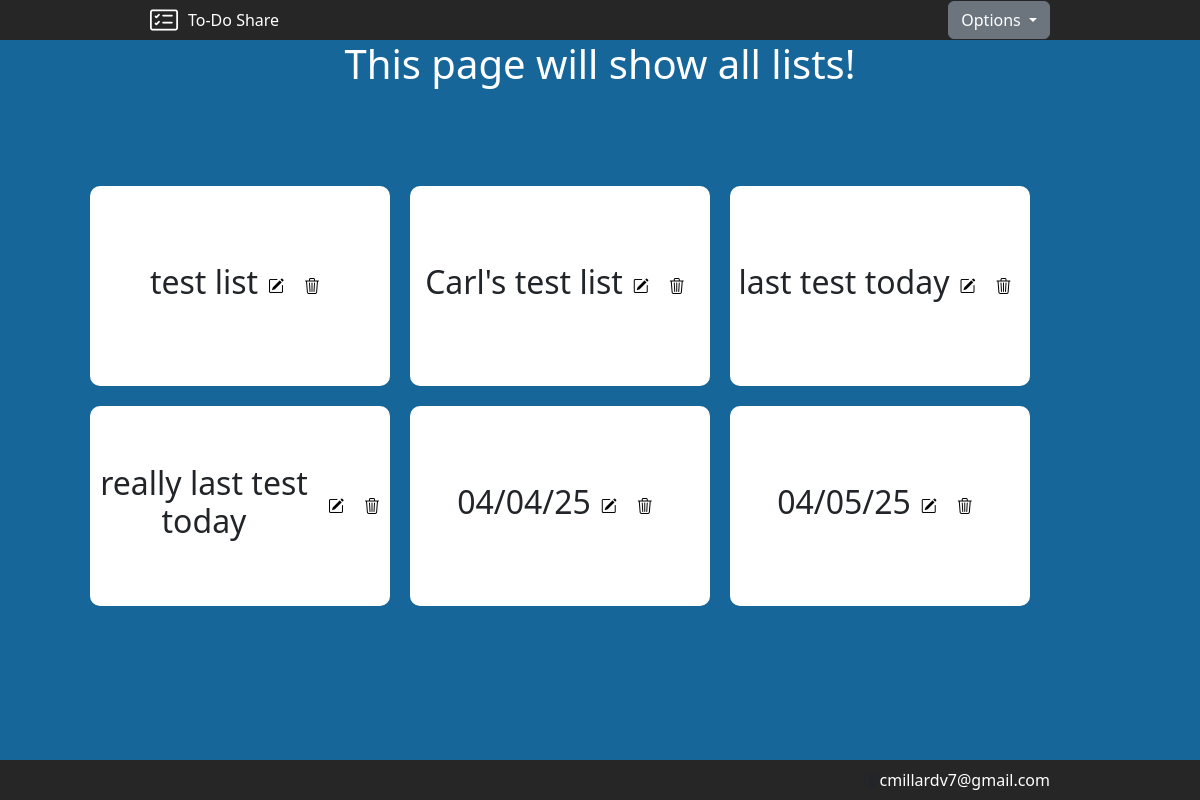
Page /all (signed in) on the earlier database version.
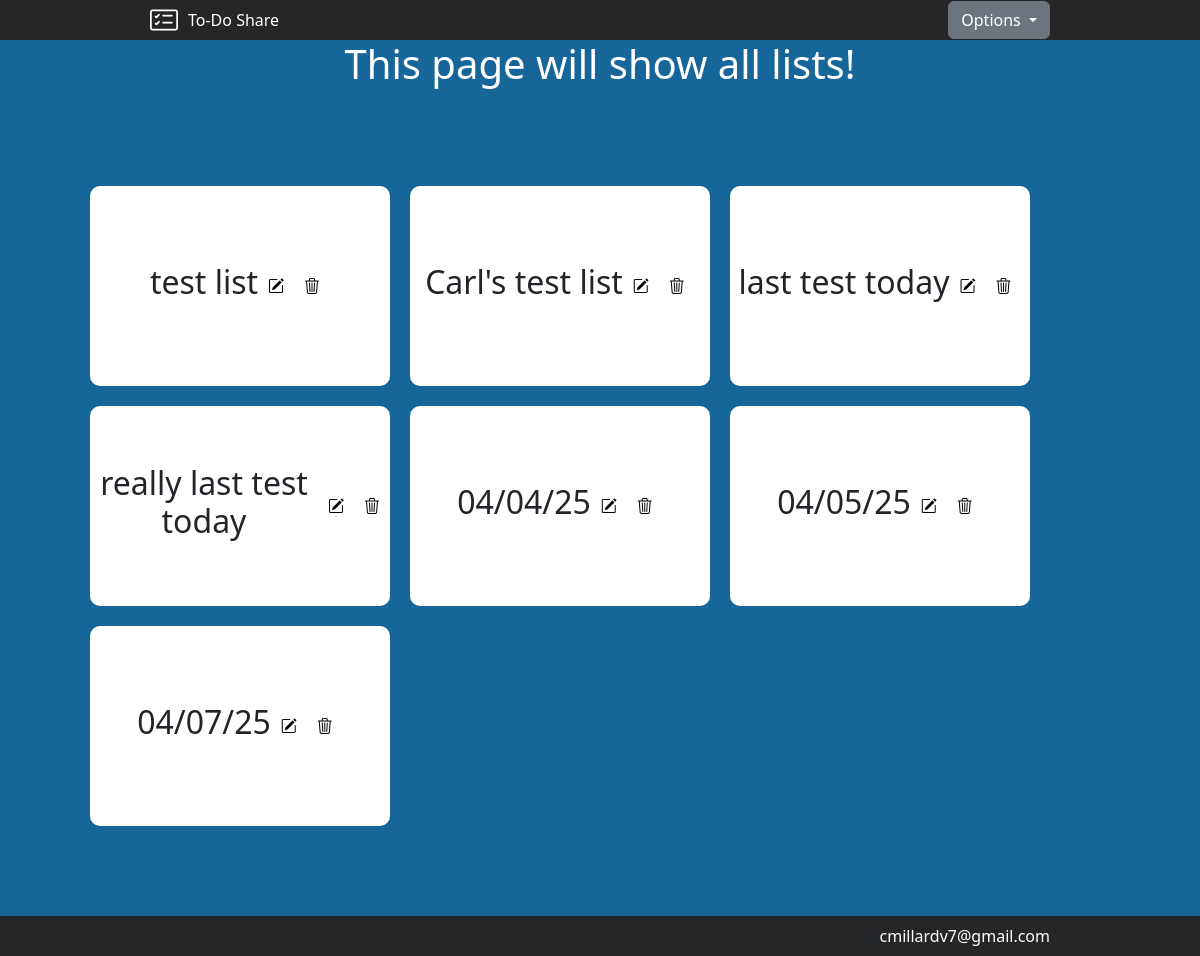
Same page on the later database version.
### main.py (models this page shows)
class ListName(db.Model):
    __tablename__ = "list_names"
    id: Mapped[int] = mapped_column(Integer, primary_key=True)
    list_name: Mapped[str] = mapped_column(String(250), nullable=False)
    list_users: Mapped[List['Users']] = relationship(secondary=relationships_table, back_populates="list_names")
    list_items: Mapped[List['ToDoItem']] = relationship()
    list_url_id: Mapped[str] = mapped_column(String(), nullable=False, unique=True)

class Users(db.Model, UserMixin):
    __tablename__ = "users"
    id: Mapped[int] = mapped_column(Integer, primary_key=True)
    email: Mapped[str] = mapped_column(String(250), nullable=False, unique=True)
    password: Mapped[str] = mapped_column(String(250), nullable=False)
    list_names: Mapped[List['ListName']] = relationship(secondary=relationships_table, back_populates="list_users")

### main.py (the view)
@app.route("/all")
def all_lists():
    session['list_items'] = []
    return render_template("lists.html", current_user=current_user)

### main.py (called while the page is built)
@login_manager.user_loader
def load_user(user_id):
    return db.get_or_404(Users, user_id)

### templates/lists.html
{% include 'header.html' %}
<main id="all-lists-main">
        <h1 id="all-lists-headline">This page will show all lists!</h1>
        <div id="list-card-holder">
                {% for list in current_user.list_names %}
                <div class="list-card">
                        <h2>{{ list.list_name }}</h2>
                        <a href="{{ url_for('edit_list', list_url_id=list.list_url_id) }}"><i class="bi bi-pencil-square"></i></a>
                        <a href=""><i class="bi bi-trash3"></i></a>
                </div>
                {% endfor %}
        </div>
</main>
{% include 'footer.html' %}

### templates/header.html (shortened to what this page needs)
<!DOCTYPE html>
<html lang="en">
<head>
    {{ bootstrap.load_css() }}
    <link rel="stylesheet" href="https://cdn.jsdelivr.net/npm/bootstrap-icons@1.11.3/font/bootstrap-icons.min.css">
    <link rel="stylesheet" href="{{ url_for('static', filename='css/styles.css') }}">
</head>
<body>
    <header id="top-bar" >
        <div id="top-bar-title">
            <i class="bi bi-card-checklist"></i><span>To-Do Share</span>
        </div>
        {% if not current_user.is_authenticated %}
        <div class="dropdown">
          <button class="btn btn-secondary dropdown-toggle" type="button" data-bs-toggle="dropdown" aria-expanded="false">
            Options
          </button>
          <ul class="dropdown-menu">
              <li><a class="dropdown-item" href='{{ url_for("log_in") }}'>Log in</a></li>
              <li><a class="dropdown-item" href='{{ url_for("sign_up") }}'>Sign up</a></li>
          </ul>
        </div>
        {% else %}
        <div class="dropdown">
          <button class="btn btn-secondary dropdown-toggle" type="button" data-bs-toggle="dropdown" aria-expanded="false">
            Options
          </button>
        </div>
        {% endif %}
    </header>

### templates/footer.html (shortened to what this page needs)
        <footer>
            <div id="footer-bar">
                {% if current_user.is_authenticated %}
                <i class="bi bi-person-circle"></i>
                <span id="top-bar-email">{{ current_user.email }}</span>
                {% endif %}
            </div>
        </footer>
    </body>
</html>

### static/css/styles.css (style rules this page uses)
a { white-space: nowrap; }
#all-lists-headline { color: white; text-align: center; }
#all-lists-main { display: block; }
#footer-bar { align-items: center; background-color: #272627; display: flex; justify-content: end; width: 100%; height: 40px; padding-right: 150px; }
html, body { background-color: #17669a; }
.list-card { align-items: center; background-color: white; border-radius: 10px; display: flex; height: 200px; width: 300px; justify-content: center; margin: 10px; text-align: center; }
#list-card-holder { display: flex; flex-wrap: wrap; width: 100%; min-height: calc(100vh - 200px); padding: 80px; }
main { align-items: center; display: flex; width: 100%; min-height: calc(100vh - 80px); }
#top-bar { align-items: center; display: flex; background-color: #272627; flex-wrap: wrap; height: 40px; width: 100%; padding: 0 150px; }
#top-bar-email { color: white; }
#top-bar-title { align-items: center; display: flex; flex: 1 1 50%; justify-content: start; color: white; }
i.bi-card-checklist { color: white; font-size: 1.75rem !important; line-height: 1; margin-right: 10px; }
i.bi-trash3 { color: black; line-height: 1; margin: 10px; }
i.bi-pencil-square { color: black; line-height: 1; margin: 10px; }

Differences in the rows shown:
added ListName: list_name "04/07/25"
